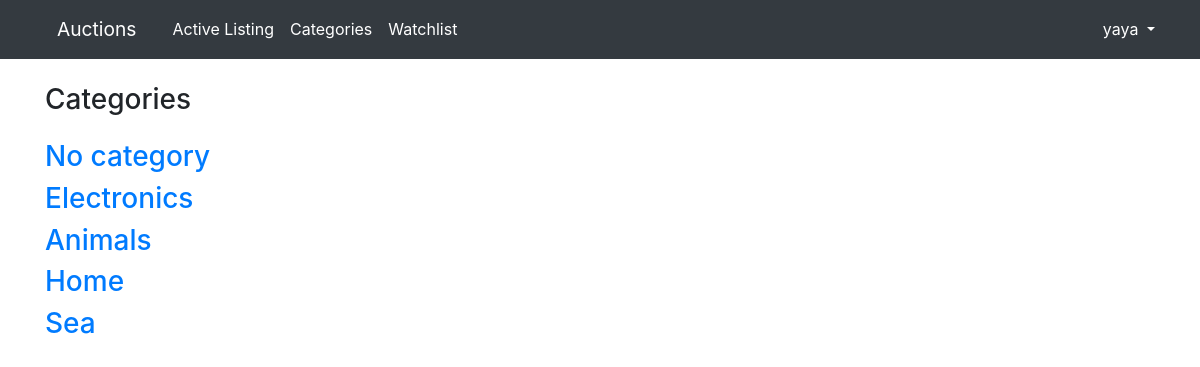
The page /categories (signed in) on the database its author committed.
### auctions/models.py (models this page shows, shortened)
class User(AbstractUser):
    pass

class Category(models.Model):
    category_name = models.CharField(max_length=50)

### auctions/views.py (the view)
# urls.py: path("categories", views.category_page, name="category-page"),
def category_page(request):
    category_list = Category.objects.all()
    context = {
        "categories": category_list
    }
    return render(request, "auctions/category-list.html", context)

### auctions/templates/auctions/category-list.html
{% extends "auctions/layout.html" %}
{% block body %}
    <h3 class="mb-4"> Categories </h3>
    <h3> <a href="/search?category=nocategory"> No category </a> </h3>
    {% for category in categories %}
        <h3> <a href="/search?category={{category.category_name}}"> {{category.category_name}} </a> </h3>
    {% endfor %}
{% endblock %}

### auctions/templates/auctions/layout.html (shortened to what this page needs)
{% load static %}
<!DOCTYPE html>
<html lang="en">
<head>
    <link rel="stylesheet" href="https://stackpath.bootstrapcdn.com/bootstrap/4.4.1/css/bootstrap.min.css"
>
    <link href="{% static 'auctions/styles.css' %}" rel="stylesheet">
</head>
<body>
    <nav class="navbar navbar-expand-lg bg-dark">
        <div class="container">
            <a class="navbar-brand" href="{% url 'index' %}">Auctions</a>
            <div class="collapse navbar-collapse" id="navbarSupportedContent">
                <ul class="navbar-nav mr-auto">
                    <li class="nav-item active">
                        <a class="nav-link" href="{% url 'index' %}">Active Listing</a>
                    </li>
                    <li class="nav-item">
                        <a class="nav-link" href="{% url 'category-page' %}">Categories</a>
                    </li>
                    {% if user.is_authenticated %}
                        <li class="nav-item">
                            <a class="nav-link" href="{% url 'watchlist-page' %}">Watchlist</a>
                        </li>
                    {% endif %}
                </ul>
                <ul class="navbar-nav">
                    <li class="nav-item dropdown">
                        {% if user.is_authenticated %}
                            <a href="#" class="dropdown-toggle" data-toggle="dropdown" role="button" aria-haspopup="true" aria-expanded="false">{{ user.username }} </a>
                        {% endif %}
                    </li>
                </ul>
            </div>
        </div>
    </nav>
    <main class="mt-4">
        <div class="container">
            {% block body %}{% endblock %}
          </div>
    </main>
</body>
</html>

### auctions/static/auctions/styles.css (style rules this page uses)
.navbar { border-radius: 0; margin-bottom: 0; padding: 0; }
.nav > li > a, .navbar-brand { padding: 15px 12px; }
.navbar-brand { font-size: 1.2em; color: #ffff; }
.navbar .nav-link { color: #ffff; }
.navbar .dropdown-toggle { text-decoration: none; color: #ffff; }

### rows shown on the page
User: username "yaya"
Category: category_name "Electronics"
Category: category_name "Animals"
Category: category_name "Home"
Category: category_name "Sea"
